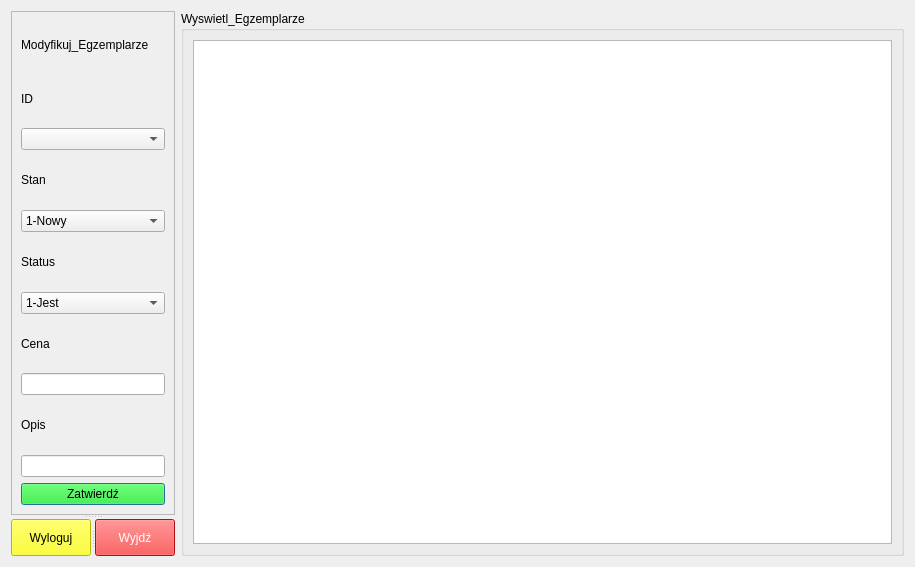
<?xml version="1.0" encoding="UTF-8"?>
<ui version="4.0">
 <class>Interfejs_Technika</class>
 <widget class="QDialog" name="Interfejs_Technika">
  <property name="geometry">
   <rect>
    <x>0</x>
    <y>0</y>
    <width>915</width>
    <height>567</height>
   </rect>
  </property>
  <property name="windowTitle">
   <string>Dialog</string>
  </property>
  <layout class="QGridLayout" name="gridLayout">
   <item row="0" column="0">
    <widget class="QSplitter" name="splitter_2">
     <property name="orientation">
      <enum>Qt::Vertical</enum>
     </property>
     <widget class="QScrollArea" name="Zarzadzaj_Pracownikami">
      <property name="widgetResizable">
       <bool>true</bool>
      </property>
      <widget class="QWidget" name="scrollAreaWidgetContents_6">
       <property name="geometry">
        <rect>
         <x>0</x>
         <y>0</y>
         <width>153</width>
         <height>502</height>
        </rect>
       </property>
       <layout class="QVBoxLayout" name="verticalLayout">
        <item>
         <widget class="QLabel" name="label">
          <property name="text">
           <string>Modyfikuj_Egzemplarze</string>
          </property>
         </widget>
        </item>
        <item>
         <widget class="QLabel" name="label_11">
          <property name="text">
           <string>ID</string>
          </property>
         </widget>
        </item>
        <item>
         <widget class="QComboBox" name="comboBox_3"/>
        </item>
        <item>
         <widget class="QLabel" name="label_5">
          <property name="text">
           <string>Stan</string>
          </property>
         </widget>
        </item>
        <item>
         <widget class="QComboBox" name="comboBox">
          <item>
           <property name="text">
            <string>1-Nowy</string>
           </property>
          </item>
          <item>
           <property name="text">
            <string>2-Używany</string>
           </property>
          </item>
         </widget>
        </item>
        <item>
         <widget class="QLabel" name="label_6">
          <property name="text">
           <string>Status</string>
          </property>
         </widget>
        </item>
        <item>
         <widget class="QComboBox" name="comboBox_2">
          <item>
           <property name="text">
            <string>1-Jest</string>
           </property>
          </item>
          <item>
           <property name="text">
            <string>2-Nie ma</string>
           </property>
          </item>
         </widget>
        </item>
        <item>
         <widget class="QLabel" name="label_7">
          <property name="text">
           <string>Cena</string>
          </property>
         </widget>
        </item>
        <item>
         <widget class="QLineEdit" name="lineEdit_Cena">
          <property name="text">
           <string/>
          </property>
         </widget>
        </item>
        <item>
         <widget class="QLabel" name="label_8">
          <property name="text">
           <string>Opis</string>
          </property>
         </widget>
        </item>
        <item>
         <widget class="QLineEdit" name="lineEdit_Opis">
          <property name="text">
           <string/>
          </property>
         </widget>
        </item>
        <item>
         <widget class="QPushButton" name="pushButton_5">
          <property name="styleSheet">
           <string notr="true">background-color: rgb(0, 255, 0);
border-color: rgb(0, 85, 0);</string>
          </property>
          <property name="text">
           <string>Zatwierdź</string>
          </property>
         </widget>
        </item>
       </layout>
      </widget>
     </widget>
     <widget class="QSplitter" name="splitter">
      <property name="orientation">
       <enum>Qt::Horizontal</enum>
      </property>
      <widget class="QPushButton" name="pushButton_1">
       <property name="styleSheet">
        <string notr="true">background-color: rgb(255, 255, 0);
border-color: rgb(255, 85, 0);</string>
       </property>
       <property name="text">
        <string>Wyloguj</string>
       </property>
      </widget>
      <widget class="QPushButton" name="pushButton_2">
       <property name="styleSheet">
        <string notr="true">background-color: rgb(255, 20, 20);
color: rgb(255, 255, 255);
border-color: rgb(255, 0, 0);</string>
       </property>
       <property name="text">
        <string>Wyjdź</string>
       </property>
      </widget>
     </widget>
    </widget>
   </item>
   <item row="0" column="1">
    <widget class="QGroupBox" name="groupBox">
     <property name="title">
      <string>Wyswietl_Egzemplarze</string>
     </property>
     <layout class="QHBoxLayout" name="horizontalLayout">
      <item>
       <widget class="QTableWidget" name="tableWidget"/>
      </item>
     </layout>
    </widget>
   </item>
  </layout>
 </widget>
 <resources/>
 <connections/>
</ui>
